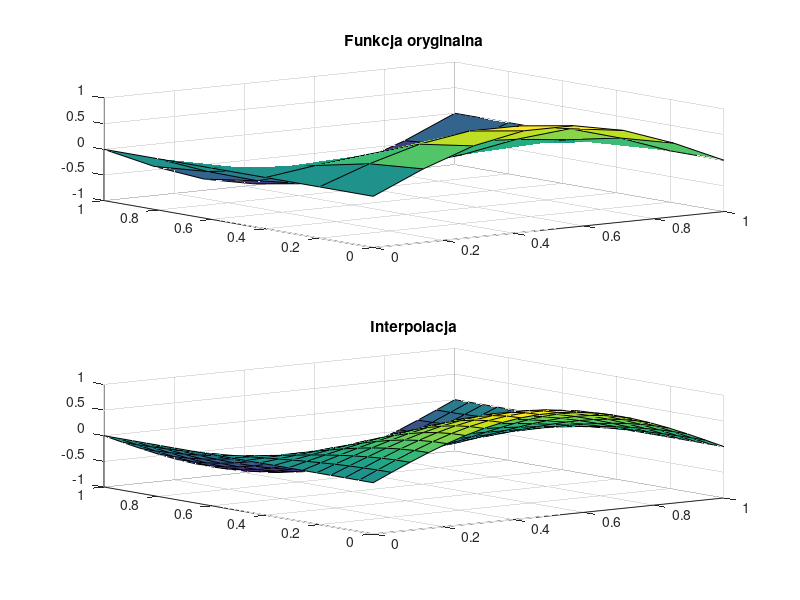

This figure's MATLAB source:
function [M,N,P,R,x_coarse,y_coarse,F_coarse,x_fine,y_fine,F_fine] = zadanie4()
P = 20; % liczba unikalnych współrzędnych x punktów dla których będzie obliczana interpolacja
R = 20; % liczba unikalnych współrzędnych y punktów dla których będzie obliczana interpolacja

% Dobierz liczbę węzłów interpolacji w kierunku osi X (M) i Y (N) z zakresu od 2 do 8.
M = randi([2, 8]);
N = randi([2, 8]);

% Generowanie węzłów interpolacji na płaszczyźnie
x_coarse = linspace(0, 1, M);
y_coarse = linspace(0, 1, N);
[X_coarse, Y_coarse] = meshgrid(x_coarse, y_coarse);

% Zdefiniuj interpolowaną funkcję
F_coarse = sin(pi*X_coarse) .* cos(pi*Y_coarse); % Przykładowa funkcja interpolowana

MN = M*N;
xvec_coarse = reshape(X_coarse, MN, 1);
yvec_coarse = reshape(Y_coarse, MN, 1);
fvec_coarse = reshape(F_coarse, MN, 1);

% Macierz Vandermonde'a dla interpolacji 2d
V = zeros(M*N, M*N);
for i = 0:(M-1)
    for j = 0:(N-1)
        V(:, i*N + j + 1) = xvec_coarse.^i .* yvec_coarse.^j;
    end
end

% Współczynniki wielomianu interpolacyjnego
coeffs = V \ fvec_coarse;

% Obliczanie wartości funkcji interpolującej na gęstszej siatce
x_fine = linspace(0, 1, P);
y_fine = linspace(0, 1, R);
[X_fine, Y_fine] = meshgrid(x_fine, y_fine);

F_fine = zeros(size(X_fine));

% Obliczanie wartości wielomianu interpolującego
for i = 0:(M-1)
    for j = 0:(N-1)
        F_fine = F_fine + coeffs(i*N + j + 1) * X_fine.^i .* Y_fine.^j;
    end
end

% Wykresy
figure;
subplot(2,1,1);
surf(X_coarse, Y_coarse, F_coarse);
title('Funkcja oryginalna');

subplot(2,1,2);
surf(X_fine, Y_fine, F_fine);
title('Interpolacja');

% Zapisz wykresy do pliku
saveas(gcf, 'zadanie4.png');

end
